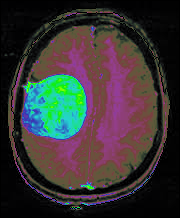
#> input picture IRM/Segmentation/Brain_Tumor_Segmentation.png, 180 x 218 px, given in place of Y1.jpg, which was not available
$ jupyter execute --allow-errors Segmentation_MRI.ipynb   (text cells are left out)
#> lines starting #> are read from the running program, lines starting #| are printed output that depends on the picture; after the words box and inside, x2 and y2 are one past the last pixel; in counts of white or black regions, pixels touching at a corner belong together; pictures that were not available may be replaced by others from this repository, and a replacement may not be noted
[cell 1]
import numpy as np
import cv2
from matplotlib import pyplot as plt
from skimage.morphology import extrema
from skimage.segmentation import watershed as skwater

def ShowImage(title,img,ctype):
  plt.figure(figsize=(10, 10))
  if ctype=='bgr':
    b,g,r = cv2.split(img)       # get b,g,r
    rgb_img = cv2.merge([r,g,b])     # switch it to rgb
    plt.imshow(rgb_img)
  elif ctype=='hsv':
    rgb = cv2.cvtColor(img,cv2.COLOR_HSV2RGB)
    plt.imshow(rgb)
  elif ctype=='gray':
    plt.imshow(img,cmap='gray')
  elif ctype=='rgb':
    plt.imshow(img)
  else:
    raise Exception("Unknown colour type")
  plt.axis('off')
  plt.title(title)
  plt.show()
image = cv2.imread('Y1.jpg')
#> image is the input picture: shape (218, 180, 3); mean B, G, R 52.4, 52.5, 56
gray  = cv2.cvtColor(image,cv2.COLOR_BGR2GRAY)
ShowImage('Brain MRI',gray,'gray')

ret, thresh = cv2.threshold(gray,0,255,cv2.THRESH_OTSU)
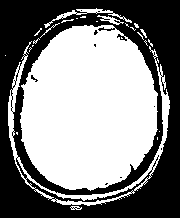
#> thresh: shape (218, 180); 52.6% white; 11 black regions (10 under 20 px), largest, box (x1, y1, x2, y2) and area: (0, 0, 180, 218) 18559
#> ret = 51
#ShowImage('Thresholding image',thresh,'gray')

ret, markers = cv2.connectedComponents(thresh)
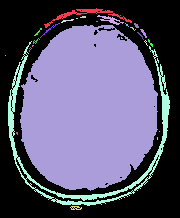
#> markers: shape (218, 180) int32; 27 distinct labels, from 0 to 26; one colour per label, 0 black
#> ret = 27

#Get the area taken by each component. Ignore label 0 since this is the background.
marker_area = [np.sum(markers==m) for m in range(np.max(markers)) if m!=0]
#> marker_area = 25 values, max 17935 at index 9, min 1 at index 21, mean 824
#Get label of largest component by area
largest_component = np.argmax(marker_area)+1 #Add 1 since we dropped zero above
#> largest_component = 10
#Get pixels which correspond to the brain
brain_mask = markers==largest_component
#> brain_mask: shape (218, 180) bool; 45.7% white; 1 white region, box (x1, y1, x2, y2) and area: (20, 25, 158, 191) 17935

brain_out = image.copy()
#In a copy of the original image, clear those pixels that don't correspond to the brain
brain_out[brain_mask==False] = (0,0,0)
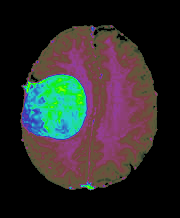
#> brain_out: shape (218, 180, 3); mean B, G, R 43, 43.5, 46.2

img = cv2.imread('Y1.jpg')
gray = cv2.cvtColor(img,cv2.COLOR_BGR2GRAY)
ret, thresh = cv2.threshold(gray,0,255,cv2.THRESH_BINARY_INV+cv2.THRESH_OTSU)
#> ret = 51


# noise removal
kernel = np.ones((3,3),np.uint8)
opening = cv2.morphologyEx(thresh,cv2.MORPH_OPEN,kernel, iterations = 2)
#> opening: shape (218, 180); 43.6% white; 9 white regions, largest, box (x1, y1, x2, y2) and area: (0, 0, 180, 218) 13540, (20, 13, 97, 84) 911, (14, 135, 90, 195) 807

# sure background area
sure_bg = cv2.dilate(opening,kernel,iterations=3)
#> sure_bg: shape (218, 180); 57% white; 14 black regions (11 under 20 px), largest, box (x1, y1, x2, y2) and area: (23, 13, 154, 187) 16529, (49, 192, 127, 207) 259, (64, 12, 83, 18) 35

# Finding sure foreground area
dist_transform = cv2.distanceTransform(opening,cv2.DIST_L2,5)
ret, sure_fg = cv2.threshold(dist_transform,0.7*dist_transform.max(),255,0)
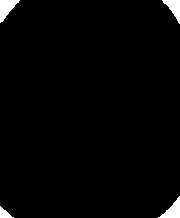
#> sure_fg: shape (218, 180) float32; 1.9% white; 4 white regions, box (x1, y1, x2, y2) and area: (0, 0, 20, 23) 243, (158, 196, 180, 218) 226, (162, 0, 180, 24) 207, (0, 206, 14, 218) 87
#> ret = 33.88

# Finding unknown region
sure_fg = np.uint8(sure_fg)
unknown = cv2.subtract(sure_bg,sure_fg)
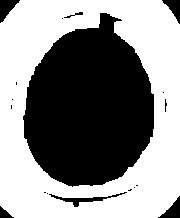
#> unknown: shape (218, 180); 55.1% white; 18 black regions (11 under 20 px), largest, box (x1, y1, x2, y2) and area: (23, 13, 154, 187) 16529, (49, 192, 127, 207) 259, (0, 0, 20, 23) 243

# Marker labelling
ret, markers = cv2.connectedComponents(sure_fg)
#> markers: shape (218, 180) int32; 5 distinct labels, from 0 to 4
#> ret = 5

# Add one to all labels so that sure background is not 0, but 1
markers = markers+1
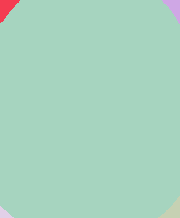
#> markers: shape (218, 180) int32; 5 distinct labels, from 1 to 5; one colour per label, 0 black


# Now, mark the region of unknown with zero
markers[unknown==255] = 0
#> markers: shape (218, 180) int32; 6 distinct labels, from 0 to 5
markers = cv2.watershed(img,markers)
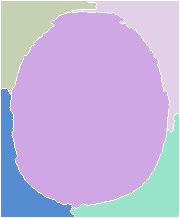
#> markers: shape (218, 180) int32; 6 distinct labels, from -1 to 5; one colour per label, 0 black, -1 white
img[markers == -1] = [255,0,0]
#> img: shape (218, 180, 3); 3.62% of pixels changed, all inside (x1, y1, x2, y2) = (0, 0, 180, 218)

im1 = cv2.cvtColor(img,cv2.COLOR_HSV2RGB)
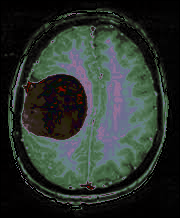
#> im1: shape (218, 180, 3); mean R, G, B 42.4, 50.2, 44.7
cv2.imwrite('Brain_Tumor_Segmentation.png',im1)
ShowImage('Watershed segmented image',im1,'gray')

[cell 2]
from skimage.segmentation import slic, mark_boundaries
import cv2

# Setting the plot figure as 15, 15
plt.figure(figsize=(15, 15))

# Sample Image of scikit-image package
img1=cv2.imread("Brain_Tumor_rogn.png",0)
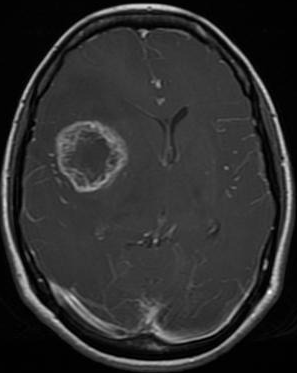
#> input picture IRM/Segmentation/Brain_Tumor_rogn.png, 297 x 373 px
#> img1 is the input picture: shape (373, 297); min 0, max 255, mean 46.6

# Applying SLIC segmentation
# for the edges to be drawn over
#> (the rest of this cell did not finish here and is left out)

[cell 3]
plt.figure(figsize=(15, 15))
plt.subplot(1, 4, 1)

# Plotting the original image
plt.imshow(img1, cmap='gray')
plt.title('Brain Tumor MRI')
plt.subplot(1, 4, 2)

# Plotting the output of marked_boundaries
# function i.e. the image with segmented boundaries
#> (the rest of this cell did not finish here and is left out)

[cell 4]
def threshold_segmentation(image): # Fonction Segmentation multi Otsu
#> called with image = 'Y1.jpg'
  import matplotlib # Importation des librairies
  import matplotlib.pyplot as plt
  import numpy as np
  from skimage import data
  from skimage.filters import threshold_multiotsu
  import cv2
  image = cv2.imread(image, 0) #Chargement de l'image en niveau de gris
#> image: shape (218, 180); min 0, max 187, mean 53.2
  thresholds = threshold_multiotsu(image) # Calcul de 3 seuils/thresholds via la fonction threshold_multi Otsu
#> thresholds = [45, 115]
  result = np.digitize(image, bins=thresholds) # Utilisation des seuils pour segmenter l'image en 3 classes/zones
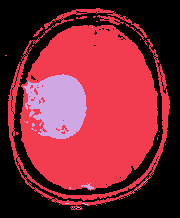
#> result: shape (218, 180) int64; 3 distinct labels, from 0 to 2; one colour per label, 0 black
  fig, ax = plt.subplots(nrows=1, ncols=2, figsize=(5, 3.5)) # Création d'une figure avec 2 images
  ax[0].imshow(image, cmap='gray') # Affichage de l'image originale
  ax[0].set_title('Original') # Titre de l'image 1
  ax[0].axis('off') # Désaffichage des axes
  ax[1].imshow(result, cmap='jet') # Affichage de l'image segmentée via la méthode multi Otsu
  ax[1].set_title('Multi-Otsu result') # Titre de l'image 2
  ax[1].axis('off') # Désaffichage des axes
  return result # Retourne l'image segmentée
img = threshold_segmentation("Y1.jpg") #Appel de la fonction segmentation
